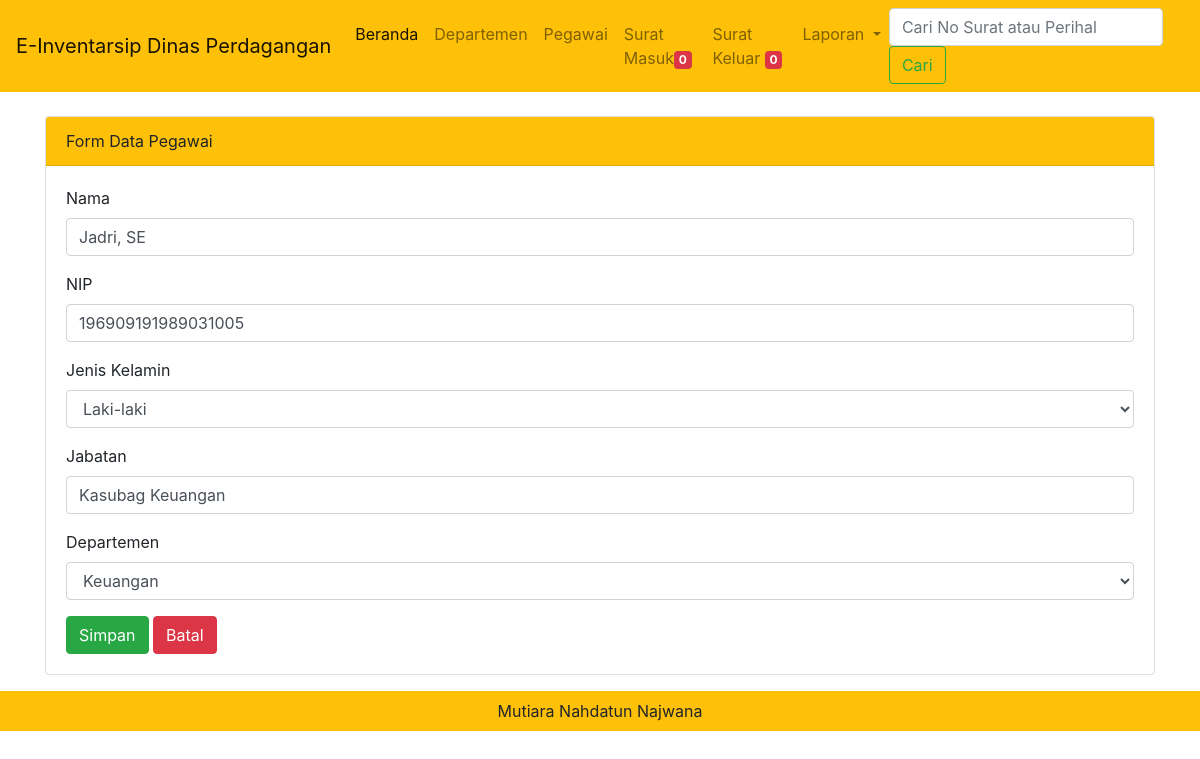
/admin.php?halaman=pegawai&hal=edit&id=3 (signed in), run on the app's committed database.
### tables this page shows
CREATE TABLE IF NOT EXISTS `tbl_pegawai` (
  `id_pegawai` int NOT NULL AUTO_INCREMENT,
  `nama` varchar(100) NOT NULL,
  `nip` varchar(20) NOT NULL,
  `jabatan` varchar(100) NOT NULL,
  `departemen` varchar(100) NOT NULL,
  `jenis_kelamin` enum('L','P') DEFAULT NULL,
  `created_at` date DEFAULT NULL,
  PRIMARY KEY (`id_pegawai`)
);

CREATE TABLE IF NOT EXISTS `tbl_departemen` (
  `id_departemen` int NOT NULL AUTO_INCREMENT,
  `nama_departemen` varchar(50) NOT NULL,
  `created_at` date DEFAULT NULL,
  PRIMARY KEY (`id_departemen`)
);

### admin.php (called while the page is built, shortened)
<?php include "template/header.php"; ?>
<?php include "content.php"; ?>
<?php include "template/footer.php"; ?>

### modul/pegawai/formpegawai.php (the view, shortened to what this page needs)
<?php
    if(isset($_GET['hal']))
    {
      if ($_GET['hal'] == "edit")
      {
      $tampil = mysqli_query($koneksi, " SELECT
                      tbl_pegawai.*,
                      tbl_departemen.nama_departemen
                    FROM
                      tbl_pegawai, tbl_departemen
                    WHERE
                      tbl_pegawai.departemen = tbl_departemen.id_departemen
                      and tbl_pegawai.id_pegawai= '$_GET[id]'");
      $data = mysqli_fetch_array($tampil);
      if($data)
      {
        $vnama = $data['nama'];
        $vnip = $data['nip'];
        $vjabatan = $data['jabatan'];
        $vjenkel = $data['jenis_kelamin'];
        $vdepartemen = $data['departemen'];
      }
    }
    }
?>
<div class="card mt-4">
  <div class="card-header bg-warning">
    Form Data Pegawai
  </div>
  <div class="card-body">
   <form method="post" action="" enctype="multipart/form-data" >
  <div class="form-group">
    <label for="nama">Nama</label>
    <input type="text" class="form-control" id="nama" name="nama" value="<?=@$vnama?>"
    required oninvalid="this.setCustomValidity('Data tidak boleh kosong!')" oninput="setCustomValidity('')">
  </div>
  <div class="form-group">
    <label for="nip">NIP</label>
    <input type="text" class="form-control" id="nip" name="nip" value="<?=@$vnip?>"
   required oninvalid="this.setCustomValidity('Data tidak boleh kosong!')" oninput="setCustomValidity('')">
  </div>
  <div class="form-group">
    <label for="jenkel">Jenis Kelamin</label>
    <select name="jenkel" id="jenkel" class="form-control">
      <option value="L" <?= @$vjenkel == 'L' ? "selected" : null ?>>Laki-laki</option>
    </select>
  </div>
  <div class="form-group">
    <label for="jabatan">Jabatan</label>
    <input type="text" class="form-control" id="jabatan" name="jabatan" value="<?=@$vjabatan?>"
   required oninvalid="this.setCustomValidity('Data tidak boleh kosong!')" oninput="setCustomValidity('')">
  </div>
  <div class="form-group">
    <label for="id_departemen">Departemen</label>
    <select class="form-control" name="departemen">
        <?php
            $tampil = mysqli_query($koneksi, "SELECT * from tbl_departemen order by nama_departemen asc");
        ?>
        <?php foreach($tampil as $data) : ?>
              <option value = "<?= $data['id_departemen'] ?>" <?= @$_GET['hal'] == 'edit' && $data['id_departemen'] == $vdepartemen ? "selected" : null ?>> <?= $data['nama_departemen'] ?> </option>
        <?php endforeach; ?>
    </select>
  </div>
  <button type="submit" name="bsimpan" class="btn btn-success">Simpan</button>
  <button type="reset" name="bbatal" class="btn btn-danger">Batal</button>
</form>
  </div>
</div>

### data on the page
tbl_pegawai: nama "Jadri, SE", nip "196909191989031005", jenkel "Laki-laki", jabatan "Kasubag Keuangan", departemen "Keuangan"

### other printed values
$jumlah_arsip "0"
$jumlahKeluar "0"
